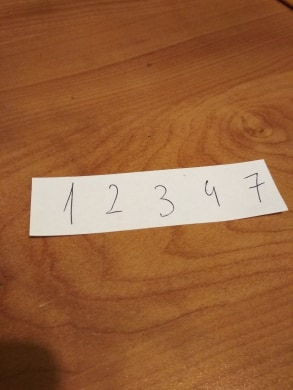
#> input picture data_set/1.jpg, 293 x 390 px, given in place of 1.jpg.jpg, which was not available
$ python project.py data_set/1.jpg   (older library calls are emulated)
#> lines starting #> are read from the running program, lines starting #| are printed output that depends on the picture; after the words box and inside, x2 and y2 are one past the last pixel; in counts of white or black regions, pixels touching at a corner belong together; pictures that were not available may be replaced by others from this repository, and a replacement may not be noted
from neural2 import neuralNetwork
import skimage as ski
from skimage import data, io, filters, exposure
from skimage.filters import rank, threshold_minimum
from skimage import img_as_float, img_as_ubyte
from skimage.morphology import disk
import skimage.morphology as mp
from skimage import util
from skimage.color import rgb2hsv, hsv2rgb, rgb2gray
from skimage.filters.edges import convolve
from matplotlib import pylab as plt
import numpy as np
from numpy import array
import colorsys
from skimage import data
from matplotlib import pyplot as plt
import cv2
import sys
import math
from scipy import ndimage
from scipy import stats
from scipy.stats import hmean
import imutils
from sklearn.linear_model import LogisticRegression

# [94 lines left out: functions getBestShift, shift, resize, thresh, adjust_gamma, bubbleSort and 2 more, not called in this run]

def findPaper(imgray, image):
    # plt.imshow(image)
    blurred = cv2.GaussianBlur(imgray,(3,3), 0)

    # plt.imshow(blurred, cmap="Greys_r")
    # plt.savefig('GaussianBlur.jpg')

    edged = cv2.Canny(blurred, 50, 200, 255)

    # plt.imshow(edged, cmap="Greys_r")
    # plt.savefig('Canny.jpg')

    kernel = cv2.getStructuringElement(cv2.MORPH_CROSS,(3,3))
    edged = cv2.morphologyEx(edged, cv2.MORPH_CLOSE, kernel, iterations=1)

    # plt.imshow(edged, cmap="Greys_r")
    # plt.savefig('morphology.jpg')

    cnts = cv2.findContours(edged.copy(), cv2.RETR_EXTERNAL,
    cv2.CHAIN_APPROX_SIMPLE)
    # cnts = cnts[0] if imutils.is_cv2() else cnts[1]
    cnts = cnts[1]
    cnts = sorted(cnts, key=cv2.contourArea, reverse=True)
    displayCnt = []

    # [5 lines of commented-out code are left out]

    for c in cnts:
        peri = cv2.arcLength(c, True)
        approx = cv2.approxPolyDP(c, 0.02 * peri, True)

        if len(approx) == 4:
            displayCnt = approx
            break
    # [5 lines of commented-out code are left out]

    warped = four_point_transform(imgray, displayCnt.reshape(4, 2))
    output = four_point_transform(image, displayCnt.reshape(4, 2))

    # plt.imshow(output)
    # plt.savefig('wykryty_papier.jpg')


    return warped, output

# [6 lines left out: function geo_mean, not called in this run]

def na_pinc(image_name):
#> called with image_name = 'data_set/1.jpg'
    fig, ax = plt.subplots()
    im = cv2.imread('data_set/'+image_name+'.jpg')
#> im is the input picture: shape (390, 293, 3); mean B, G, R 60.6, 98.7, 152.3
    im = imutils.resize(im, height=500)
#> im: shape (500, 375, 3)
    # im = cv2.resize(im, (500, 500))
    imgray = cv2.cvtColor(im, cv2.COLOR_BGR2GRAY)
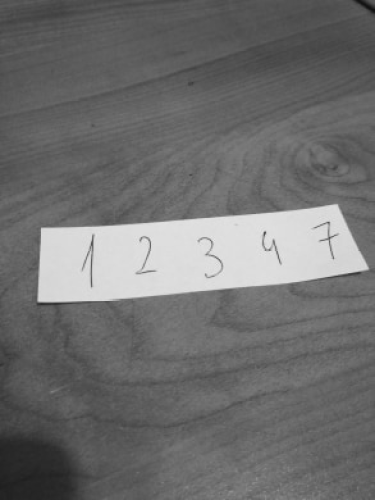
#> imgray: shape (500, 375); min 18, max 232, mean 110.3
    im = cv2.cvtColor(im, cv2.COLOR_BGR2RGB)
    # imgray = 255 - imgray
    plt.imshow(im)
    plt.savefig('original'+image_name+'.jpg')
    plt.show()

    dupa = imgray.copy()
    imgray, imCut = findPaper(dupa,im)
#> in findPaper, `edged = cv2.Canny(blurred, 50, 200, 255)`:
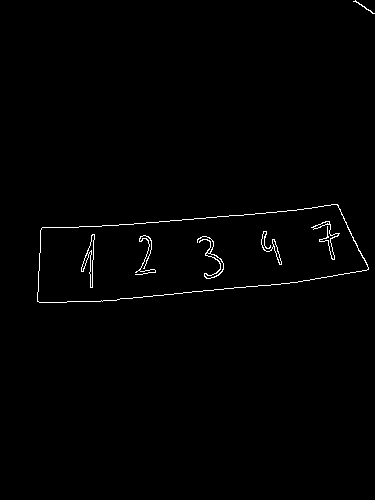
#> edged: shape (500, 375); 0.84% white in thin lines or dots, all inside (x1, y1, x2, y2) = (37, 0, 375, 303)
#> in findPaper, `edged = cv2.morphologyEx(edged, cv2.MORPH_CLOSE, kernel, iterations=1)`:
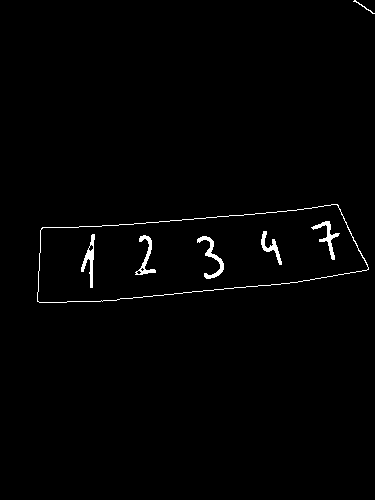
#> edged: shape (500, 375); 1.1% white; 7 white regions
#> in findPaper, `cnts = cv2.findContours(edged.copy(), cv2.RETR_EXTERNAL, cv2.CHAIN_APP..`: cnts = 2 contours, 1 with area under 20; largest, box (x1, y1, x2, y2) and area: (37, 204, 369, 303) 22946
#> in findPaper, `cnts = cnts[1]`: cnts = [[1, -1, -1, -1], [-1, 0, -1, -1]]

    imgray = 255 - imgray

    average = imgray.mean(axis=0).mean(axis=0)
    # imgray = adjust_gamma(imgray, 0.1)


    plt.imshow(imgray, cmap='Greys_r')
    plt.savefig('original'+image_name+'.jpg')
    plt.imshow(imCut, cmap='Greys_r')
    plt.savefig('cut'+image_name+'.jpg')

    x,y = imgray.shape
    print(x,y)
    print(0+int(x/10), x-int(x/10))
    imgray = imgray[0+int(x/10):x-int(x/10),0+int(y/30):y-int(y/30)]
    imCut = imCut[0+int(x/10):x-int(x/10),0+int(y/30):y-int(y/30),:]

    # [11 lines of commented-out code are left out]

    kernel = cv2.getStructuringElement(cv2.MORPH_CROSS,(3,3))
    imgray = cv2.morphologyEx(imgray, cv2.MORPH_CLOSE, kernel, iterations=2)

    # [6 lines of commented-out code are left out]

    ret, thresh = cv2.threshold(imgray, 0,255, cv2.THRESH_BINARY + cv2.THRESH_OTSU)

    # plt.imshow(thresh, cmap='Greys_r')
    # plt.savefig('thresh_paper')

    ## powiekszanie ksztaltow dla latwiejszego rozpoznania
    thresh = cv2.dilate(thresh, kernel, iterations = 1)

    # plt.imshow(thresh, cmap = 'Greys_r')
    # plt.savefig('dilated_thresh')

    imFinal = thresh.copy()

    im2, contours, hierarchy = cv2.findContours(thresh, cv2.RETR_EXTERNAL, cv2.CHAIN_APPROX_SIMPLE)
    cont_len = len(contours)
    print('len of contours = ' + str(cont_len))


    # [4 lines of commented-out code are left out]


    meanOfContours = 0
    for cnt in contours:
        meanOfContours += cv2.contourArea(cnt)
    meanOfContours = meanOfContours/len(contours)

    # bubbleSort(contours)

    secondaryTable = []
    meanH = 0
    i = 0
    for cnt in contours:
        if cv2.contourArea(cnt) > meanOfContours/4:
            x,y,w,h = cv2.boundingRect(cnt)
            meanH += h
            i += 1
            secondaryTable.append((x,y,w,h))
    meanH = meanH/i
    print('meanH = ' + str(meanH))
    meanH2 = geo_mean(secondaryTable)
    print('meanH2 = ' + str(meanH2))
    meanH3 = hmean([h for x,y,w,h in secondaryTable if h>0])
    print('meanH3 = ' + str(meanH3))
    bubbleSort(secondaryTable)


    numbers = []
    operators = []
    artifacts = []
    numberSquares = []
    operatorSquares = []
    j = 0
    k = 0

    print("DUPA")
    heights = [h for x,y,w,h in secondaryTable]
    print(heights)
    maxH = np.max(np.asarray(heights))
    k = 100/maxH
    heights = [h*k for h in heights]
    print(heights)
    print(meanH2*k)

    for i in range(len(secondaryTable)):
        x,y,w,h = secondaryTable[i]
        h = heights[i]
        print(x ,y ,w, h)

        part = imFinal[int(y):int(y+h),int(x):int(x+w)].copy()

        # cv2.rectangle(imCut,(x,y),(x+w,y+h),(255,0,0),2)

        res = resize(part)
        res = (res/255.0 *0.99)+0.01

        if(h > 50):
            numbers.append(res)
            numberSquares.append(secondaryTable[i])

        if( h >=13  and h <= 50):
            operators.append(res)
            operatorSquares.append(secondaryTable[i])

        if(h<13):
            artifacts.append(res)


        # [18 lines of commented-out code are left out]
    print('numbers len ' + str(len(numbers)))
    print('operators len ' + str(len(operators)))

    # [17 lines of commented-out code are left out]
    return numbers, operators, numberSquares, operatorSquares, imCut

# def process(img):


# [5 lines left out: function load, not called in this run]

if __name__ == "__main__":
    ## to tylko do generowania wszystkich pdfow naraz. zakomentowac jak cos.
    # names = ['10','11a','11b','11c','12','13','14','15','16','17','18','19']
    # names = ['21a','21b','21c','21d']
    names = []
    names.append(sys.argv[1])
    print(names[0])
    for name in names:

        # numbers, numberSquares, imCut = na_pinc(sys.argv[1])
#> (the run stopped early here; a loop or call above may not have finished)

$ run again, on data_set/11c.jpg
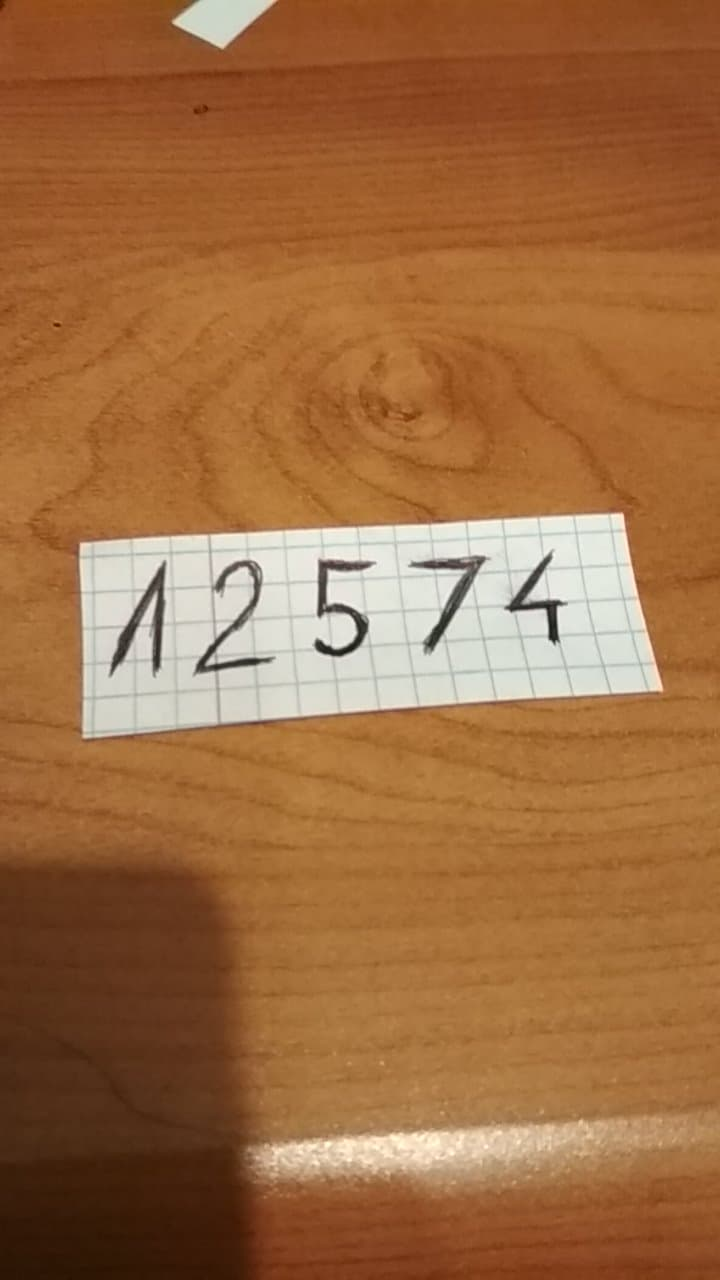
#> input picture data_set/11c.jpg, 720 x 1280 px, given in place of 11c.jpg.jpg, which was not available
#> in na_pinc, im is the input picture: shape (1280, 720, 3); mean B, G, R 65.7, 108, 158.2
#> in na_pinc, `imgray = cv2.cvtColor(im, cv2.COLOR_BGR2GRAY)`:
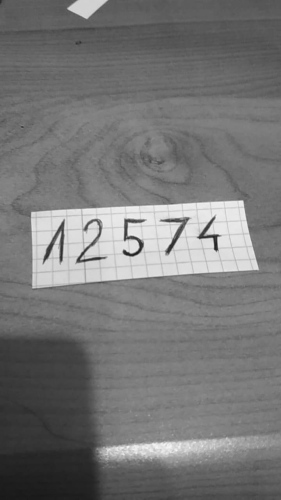
#> imgray: shape (500, 281); min 23, max 246, mean 118.2
#> in findPaper, `edged = cv2.morphologyEx(edged, cv2.MORPH_CLOSE, kernel, iterations=1)`:
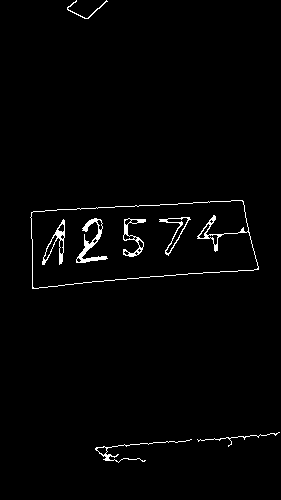
#> edged: shape (500, 281); 1.6% white in thin lines or dots, all inside (x1, y1, x2, y2) = (30, 0, 280, 463)
#> in findPaper, `cnts = cv2.findContours(edged.copy(), cv2.RETR_EXTERNAL, cv2.CHAIN_APP..`: cnts = 4 contours, 1 with area under 20; largest, box (x1, y1, x2, y2) and area: (30, 200, 259, 289) 15827, (95, 439, 192, 463) 102, (67, 0, 108, 19) 34
#> in findPaper, `cnts = cnts[1]`: cnts = [[1, -1, -1, -1], [2, 0, -1, -1], [3, 1, -1, -1], [-1, 2, -1, -1]]

$ run again, on data_set/11d.jpg
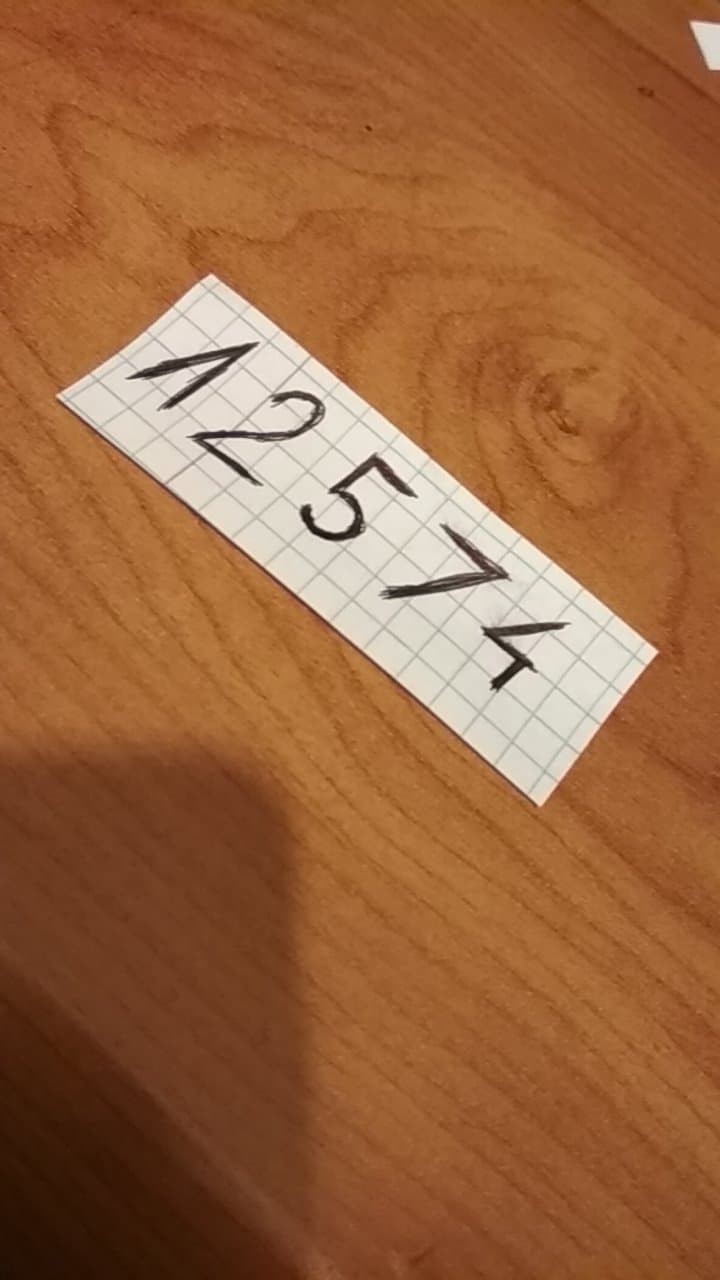
#> input picture data_set/11d.jpg, 720 x 1280 px, given in place of 11d.jpg.jpg, which was not available
#> in na_pinc, im is the input picture: shape (1280, 720, 3); mean B, G, R 63.1, 101.7, 155.2
#> in na_pinc, `imgray = cv2.cvtColor(im, cv2.COLOR_BGR2GRAY)`:
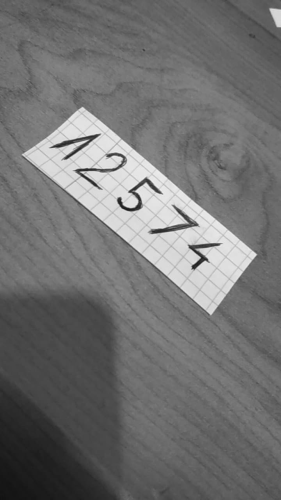
#> imgray: shape (500, 281); min 18, max 238, mean 113.3
#> in findPaper, `edged = cv2.morphologyEx(edged, cv2.MORPH_CLOSE, kernel, iterations=1)`:
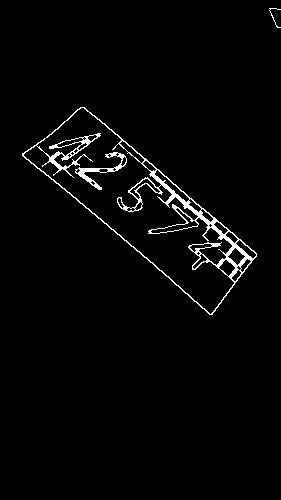
#> edged: shape (500, 281); 2.5% white in thin lines or dots, all inside (x1, y1, x2, y2) = (22, 8, 281, 315)
#> in findPaper, `cnts = cv2.findContours(edged.copy(), cv2.RETR_EXTERNAL, cv2.CHAIN_APP..`: cnts = 2 contours, 1 with area under 20; largest, box (x1, y1, x2, y2) and area: (22, 107, 257, 315) 18000
#> in findPaper, `cnts = cnts[1]`: cnts = [[1, -1, -1, -1], [-1, 0, -1, -1]]

$ run again, on data_set/11e.jpg
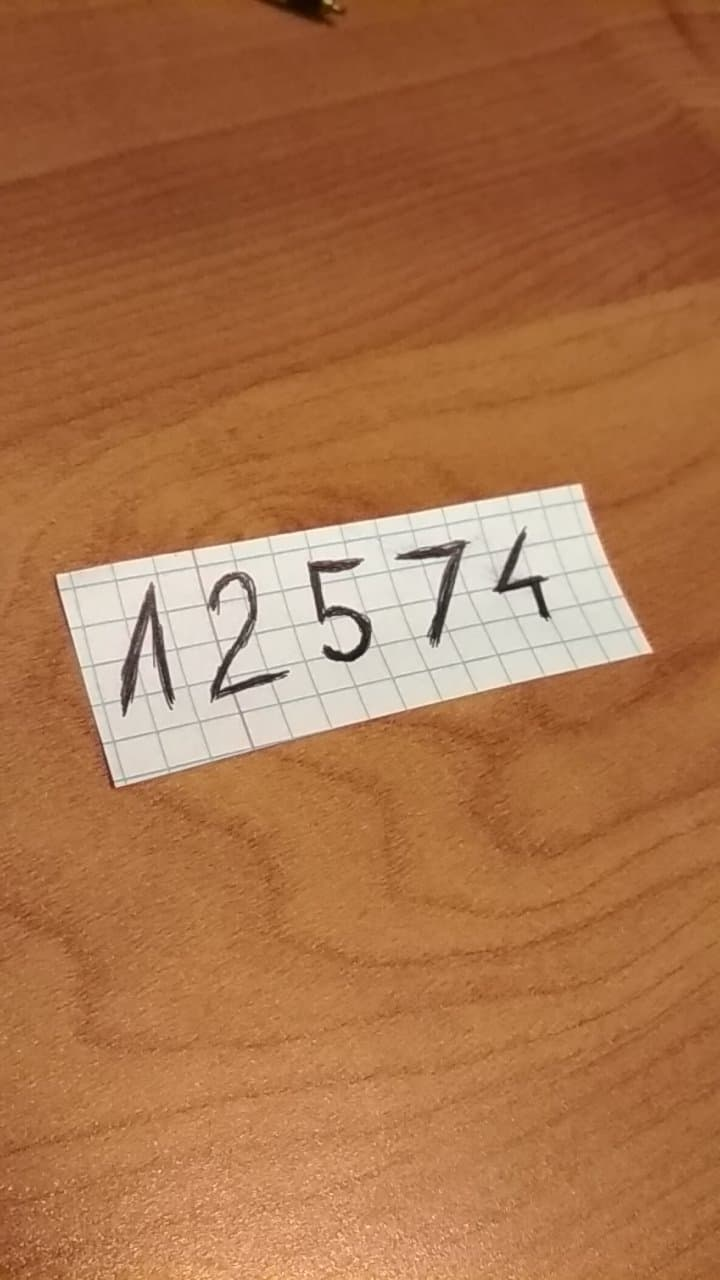
#> input picture data_set/11e.jpg, 720 x 1280 px, given in place of 11e.jpg.jpg, which was not available
#> in na_pinc, im is the input picture: shape (1280, 720, 3); mean B, G, R 74.1, 114.3, 169.7
#> in na_pinc, `imgray = cv2.cvtColor(im, cv2.COLOR_BGR2GRAY)`:
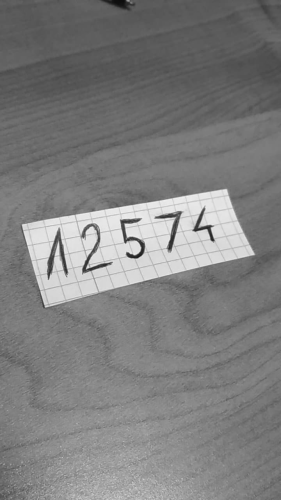
#> imgray: shape (500, 281); min 13, max 240, mean 126.3
#> in findPaper, `edged = cv2.morphologyEx(edged, cv2.MORPH_CLOSE, kernel, iterations=1)`:
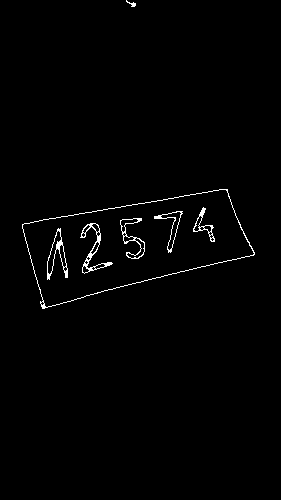
#> edged: shape (500, 281); 1.2% white in thin lines or dots, all inside (x1, y1, x2, y2) = (22, 0, 255, 309)
#> in findPaper, `cnts = cv2.findContours(edged.copy(), cv2.RETR_EXTERNAL, cv2.CHAIN_APP..`: cnts = 2 contours, 1 with area under 20; largest, box (x1, y1, x2, y2) and area: (22, 189, 255, 309) 16394
#> in findPaper, `cnts = cnts[1]`: cnts = [[1, -1, -1, -1], [-1, 0, -1, -1]]
